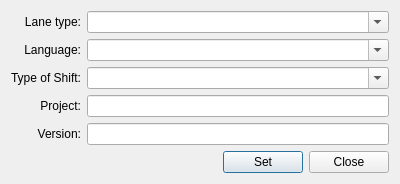
<?xml version="1.0" encoding="UTF-8"?>
<ui version="4.0">
 <class>ConfigDlg</class>
 <widget class="QDialog" name="ConfigDlg">
  <property name="geometry">
   <rect>
    <x>0</x>
    <y>0</y>
    <width>400</width>
    <height>183</height>
   </rect>
  </property>
  <property name="sizePolicy">
   <sizepolicy hsizetype="Fixed" vsizetype="Fixed">
    <horstretch>0</horstretch>
    <verstretch>0</verstretch>
   </sizepolicy>
  </property>
  <property name="windowTitle">
   <string>Dialog</string>
  </property>
  <layout class="QGridLayout" name="gridLayout">
   <item row="0" column="0">
    <widget class="QLabel" name="label">
     <property name="layoutDirection">
      <enum>Qt::LeftToRight</enum>
     </property>
     <property name="text">
      <string>Lane type:</string>
     </property>
     <property name="alignment">
      <set>Qt::AlignRight|Qt::AlignTrailing|Qt::AlignVCenter</set>
     </property>
    </widget>
   </item>
   <item row="4" column="0">
    <widget class="QLabel" name="label_2">
     <property name="layoutDirection">
      <enum>Qt::LeftToRight</enum>
     </property>
     <property name="text">
      <string>Version:</string>
     </property>
     <property name="alignment">
      <set>Qt::AlignRight|Qt::AlignTrailing|Qt::AlignVCenter</set>
     </property>
    </widget>
   </item>
   <item row="1" column="0">
    <widget class="QLabel" name="label_3">
     <property name="layoutDirection">
      <enum>Qt::LeftToRight</enum>
     </property>
     <property name="text">
      <string>Language:</string>
     </property>
     <property name="alignment">
      <set>Qt::AlignRight|Qt::AlignTrailing|Qt::AlignVCenter</set>
     </property>
    </widget>
   </item>
   <item row="2" column="0">
    <widget class="QLabel" name="label_4">
     <property name="layoutDirection">
      <enum>Qt::LeftToRight</enum>
     </property>
     <property name="text">
      <string>Type of Shift:</string>
     </property>
     <property name="alignment">
      <set>Qt::AlignRight|Qt::AlignTrailing|Qt::AlignVCenter</set>
     </property>
    </widget>
   </item>
   <item row="3" column="0">
    <widget class="QLabel" name="label_5">
     <property name="layoutDirection">
      <enum>Qt::LeftToRight</enum>
     </property>
     <property name="text">
      <string>Project:</string>
     </property>
     <property name="alignment">
      <set>Qt::AlignRight|Qt::AlignTrailing|Qt::AlignVCenter</set>
     </property>
    </widget>
   </item>
   <item row="0" column="1">
    <widget class="QComboBox" name="comboBoxLaneType">
     <property name="editable">
      <bool>true</bool>
     </property>
    </widget>
   </item>
   <item row="1" column="1">
    <widget class="QComboBox" name="comboBoxLanguage">
     <property name="editable">
      <bool>true</bool>
     </property>
    </widget>
   </item>
   <item row="2" column="1">
    <widget class="QComboBox" name="comboBoxTypeOfShift">
     <property name="editable">
      <bool>true</bool>
     </property>
    </widget>
   </item>
   <item row="3" column="1">
    <widget class="QLineEdit" name="lineEditProject"/>
   </item>
   <item row="4" column="1">
    <widget class="QLineEdit" name="lineEditVersion"/>
   </item>
   <item row="5" column="1">
    <layout class="QHBoxLayout" name="horizontalLayout">
     <item>
      <spacer name="horizontalSpacer">
       <property name="orientation">
        <enum>Qt::Horizontal</enum>
       </property>
       <property name="sizeHint" stdset="0">
        <size>
         <width>40</width>
         <height>20</height>
        </size>
       </property>
      </spacer>
     </item>
     <item>
      <widget class="QPushButton" name="pushButtonOK">
       <property name="text">
        <string>Set</string>
       </property>
      </widget>
     </item>
     <item>
      <widget class="QPushButton" name="pushButtonCancel">
       <property name="text">
        <string>Close</string>
       </property>
      </widget>
     </item>
    </layout>
   </item>
  </layout>
 </widget>
 <resources/>
 <connections>
  <connection>
   <sender>pushButtonCancel</sender>
   <signal>clicked()</signal>
   <receiver>ConfigDlg</receiver>
   <slot>reject()</slot>
   <hints>
    <hint type="sourcelabel">
     <x>351</x>
     <y>156</y>
    </hint>
    <hint type="destinationlabel">
     <x>188</x>
     <y>144</y>
    </hint>
   </hints>
  </connection>
  <connection>
   <sender>pushButtonOK</sender>
   <signal>clicked()</signal>
   <receiver>ConfigDlg</receiver>
   <slot>accept()</slot>
   <hints>
    <hint type="sourcelabel">
     <x>265</x>
     <y>158</y>
    </hint>
    <hint type="destinationlabel">
     <x>121</x>
     <y>163</y>
    </hint>
   </hints>
  </connection>
 </connections>
</ui>
